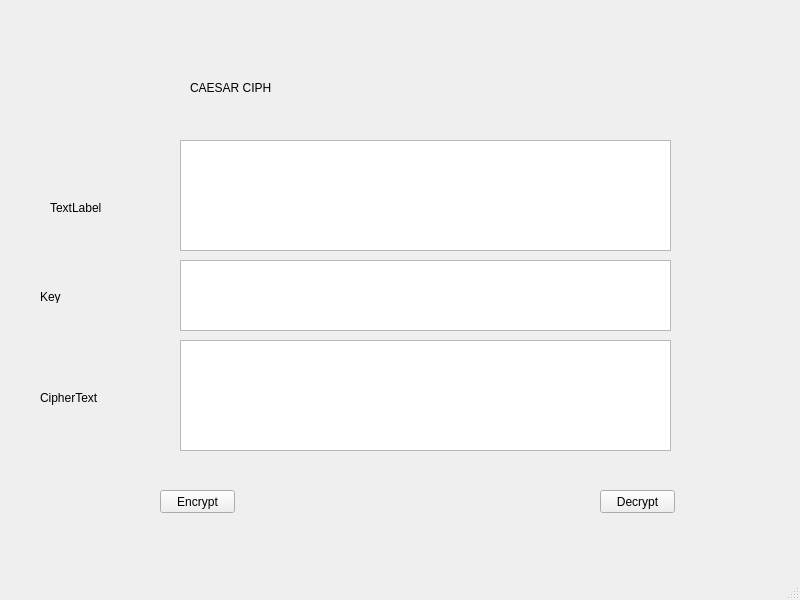
<?xml version="1.0" encoding="UTF-8"?>
<ui version="4.0">
 <class>MainWindow</class>
 <widget class="QMainWindow" name="MainWindow">
  <property name="geometry">
   <rect>
    <x>0</x>
    <y>0</y>
    <width>800</width>
    <height>600</height>
   </rect>
  </property>
  <property name="windowTitle">
   <string>MainWindow</string>
  </property>
  <widget class="QWidget" name="centralwidget">
   <widget class="QPushButton" name="pushButton">
    <property name="geometry">
     <rect>
      <x>160</x>
      <y>490</y>
      <width>75</width>
      <height>23</height>
     </rect>
    </property>
    <property name="text">
     <string>Encrypt</string>
    </property>
   </widget>
   <widget class="QPushButton" name="pushButton_2">
    <property name="geometry">
     <rect>
      <x>600</x>
      <y>490</y>
      <width>75</width>
      <height>23</height>
     </rect>
    </property>
    <property name="text">
     <string>Decrypt</string>
    </property>
   </widget>
   <widget class="QPlainTextEdit" name="plainTextEdit">
    <property name="geometry">
     <rect>
      <x>180</x>
      <y>340</y>
      <width>491</width>
      <height>111</height>
     </rect>
    </property>
   </widget>
   <widget class="QPlainTextEdit" name="plainTextEdit_2">
    <property name="geometry">
     <rect>
      <x>180</x>
      <y>260</y>
      <width>491</width>
      <height>71</height>
     </rect>
    </property>
   </widget>
   <widget class="QPlainTextEdit" name="plainTextEdit_3">
    <property name="geometry">
     <rect>
      <x>180</x>
      <y>140</y>
      <width>491</width>
      <height>111</height>
     </rect>
    </property>
   </widget>
   <widget class="QLabel" name="label">
    <property name="geometry">
     <rect>
      <x>40</x>
      <y>390</y>
      <width>61</width>
      <height>16</height>
     </rect>
    </property>
    <property name="text">
     <string>CipherText</string>
    </property>
   </widget>
   <widget class="QLabel" name="label_2">
    <property name="geometry">
     <rect>
      <x>40</x>
      <y>290</y>
      <width>47</width>
      <height>13</height>
     </rect>
    </property>
    <property name="text">
     <string>Key</string>
    </property>
   </widget>
   <widget class="QLabel" name="label_3">
    <property name="geometry">
     <rect>
      <x>50</x>
      <y>200</y>
      <width>51</width>
      <height>16</height>
     </rect>
    </property>
    <property name="text">
     <string>TextLabel</string>
    </property>
   </widget>
   <widget class="QLabel" name="label_4">
    <property name="geometry">
     <rect>
      <x>190</x>
      <y>80</y>
      <width>81</width>
      <height>16</height>
     </rect>
    </property>
    <property name="text">
     <string>CAESAR CIPHER</string>
    </property>
   </widget>
  </widget>
  <widget class="QMenuBar" name="menubar">
   <property name="geometry">
    <rect>
     <x>0</x>
     <y>0</y>
     <width>800</width>
     <height>21</height>
    </rect>
   </property>
  </widget>
  <widget class="QStatusBar" name="statusbar"/>
 </widget>
 <resources/>
 <connections/>
</ui>
